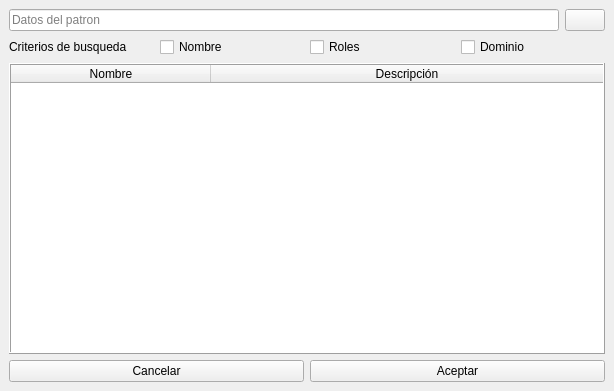
<?xml version="1.0" encoding="UTF-8"?>
<ui version="4.0">
 <class>BusquedaPatron</class>
 <widget class="QMainWindow" name="BusquedaPatron">
  <property name="geometry">
   <rect>
    <x>0</x>
    <y>0</y>
    <width>614</width>
    <height>391</height>
   </rect>
  </property>
  <property name="windowTitle">
   <string>MainWindow</string>
  </property>
  <widget class="QWidget" name="centralwidget">
   <layout class="QVBoxLayout" name="verticalLayout_2">
    <item>
     <layout class="QHBoxLayout" name="horizontalLayout">
      <item>
       <widget class="QLineEdit" name="le_datos">
        <property name="placeholderText">
         <string>Datos del patron</string>
        </property>
       </widget>
      </item>
      <item>
       <widget class="QPushButton" name="pb_buscar">
        <property name="text">
         <string/>
        </property>
        <property name="icon">
         <iconset theme="system-search">
          <normaloff>.</normaloff>.</iconset>
        </property>
        <property name="flat">
         <bool>false</bool>
        </property>
       </widget>
      </item>
     </layout>
    </item>
    <item>
     <layout class="QHBoxLayout" name="horizontalLayout_2">
      <item>
       <widget class="QLabel" name="lb_criterios">
        <property name="text">
         <string>Criterios de busqueda</string>
        </property>
       </widget>
      </item>
      <item>
       <widget class="QCheckBox" name="cb_nombre">
        <property name="text">
         <string>Nombre</string>
        </property>
       </widget>
      </item>
      <item>
       <widget class="QCheckBox" name="cb_roles">
        <property name="text">
         <string>Roles</string>
        </property>
       </widget>
      </item>
      <item>
       <widget class="QCheckBox" name="cb_dominio">
        <property name="text">
         <string>Dominio</string>
        </property>
       </widget>
      </item>
     </layout>
    </item>
    <item>
     <widget class="QTableWidget" name="tw_listaPatrones">
      <property name="tabletTracking">
       <bool>false</bool>
      </property>
      <property name="layoutDirection">
       <enum>Qt::LeftToRight</enum>
      </property>
      <property name="autoFillBackground">
       <bool>false</bool>
      </property>
      <property name="frameShape">
       <enum>QFrame::Box</enum>
      </property>
      <property name="frameShadow">
       <enum>QFrame::Raised</enum>
      </property>
      <property name="lineWidth">
       <number>1</number>
      </property>
      <property name="verticalScrollBarPolicy">
       <enum>Qt::ScrollBarAsNeeded</enum>
      </property>
      <property name="autoScrollMargin">
       <number>16</number>
      </property>
      <property name="showGrid">
       <bool>true</bool>
      </property>
      <property name="gridStyle">
       <enum>Qt::DashDotLine</enum>
      </property>
      <property name="sortingEnabled">
       <bool>false</bool>
      </property>
      <property name="wordWrap">
       <bool>true</bool>
      </property>
      <property name="cornerButtonEnabled">
       <bool>true</bool>
      </property>
      <property name="rowCount">
       <number>0</number>
      </property>
      <property name="columnCount">
       <number>2</number>
      </property>
      <attribute name="horizontalHeaderVisible">
       <bool>true</bool>
      </attribute>
      <attribute name="horizontalHeaderCascadingSectionResizes">
       <bool>false</bool>
      </attribute>
      <attribute name="horizontalHeaderMinimumSectionSize">
       <number>200</number>
      </attribute>
      <attribute name="horizontalHeaderDefaultSectionSize">
       <number>200</number>
      </attribute>
      <attribute name="horizontalHeaderHighlightSections">
       <bool>false</bool>
      </attribute>
      <attribute name="horizontalHeaderShowSortIndicator" stdset="0">
       <bool>false</bool>
      </attribute>
      <attribute name="horizontalHeaderStretchLastSection">
       <bool>true</bool>
      </attribute>
      <attribute name="verticalHeaderVisible">
       <bool>false</bool>
      </attribute>
      <attribute name="verticalHeaderCascadingSectionResizes">
       <bool>false</bool>
      </attribute>
      <attribute name="verticalHeaderMinimumSectionSize">
       <number>0</number>
      </attribute>
      <attribute name="verticalHeaderDefaultSectionSize">
       <number>0</number>
      </attribute>
      <attribute name="verticalHeaderHighlightSections">
       <bool>false</bool>
      </attribute>
      <attribute name="verticalHeaderStretchLastSection">
       <bool>false</bool>
      </attribute>
      <column>
       <property name="text">
        <string>Nombre</string>
       </property>
      </column>
      <column>
       <property name="text">
        <string>Descripción</string>
       </property>
      </column>
     </widget>
    </item>
    <item>
     <layout class="QHBoxLayout" name="horizontalLayout_3">
      <item>
       <widget class="QPushButton" name="pb_crearPatron">
        <property name="text">
         <string>Cancelar</string>
        </property>
       </widget>
      </item>
      <item>
       <widget class="QPushButton" name="pb_verPatron">
        <property name="text">
         <string>Aceptar</string>
        </property>
       </widget>
      </item>
     </layout>
    </item>
   </layout>
  </widget>
 </widget>
 <resources/>
 <connections/>
</ui>
